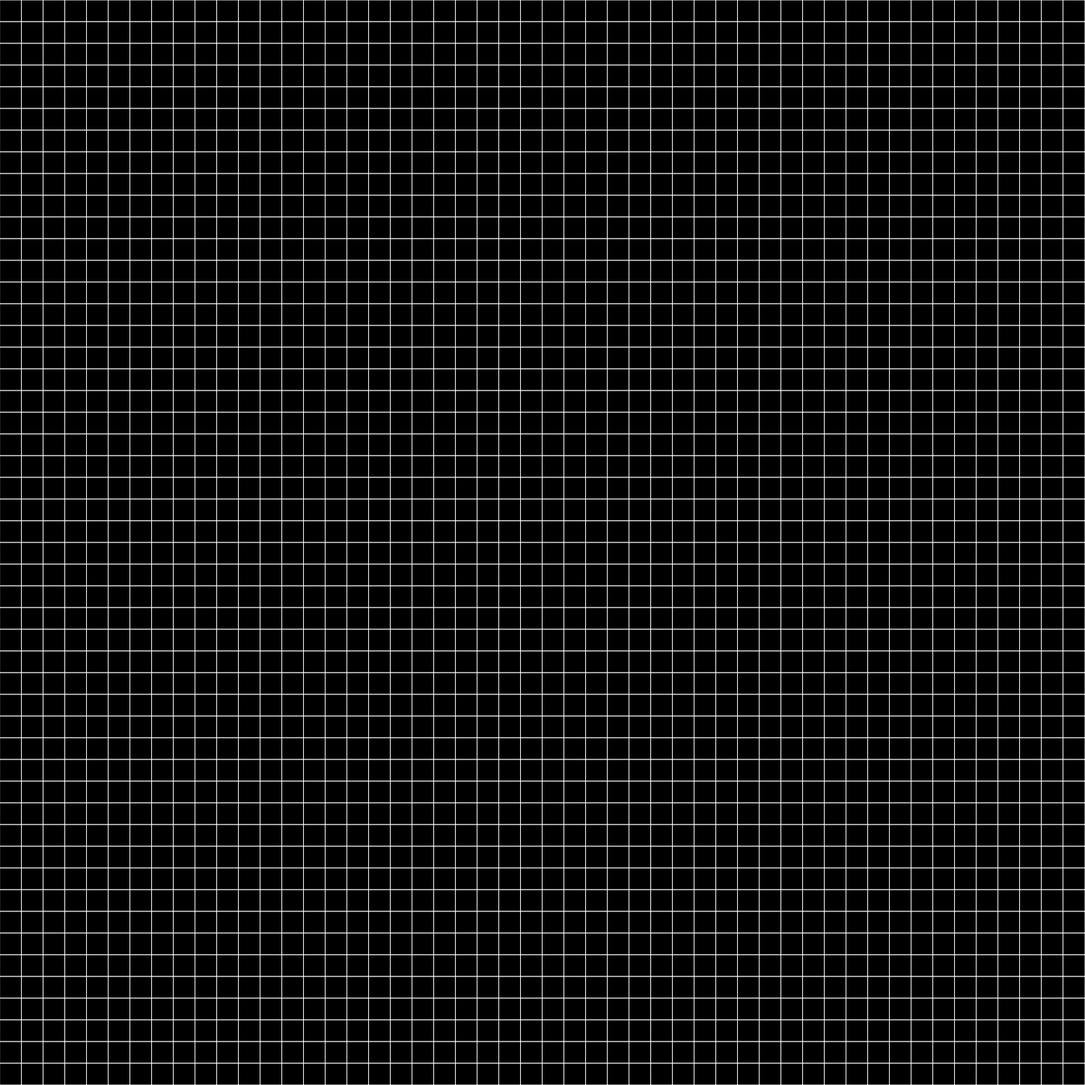
Frame 1 (no input)
Frame 2 (the mouse pressed at the canvas centre, redrawn once): identical to frame 1, image omitted

The p5.js sketch that drew this single still picture (run headless with seeded random() and noise() and a simulated clock; the mouse was pressed at the canvas centre and the sketch redrawn once):

// p5.js sketch
// ── sketch.js
let size = 50;
let resolution;
let fr = 10;

let grid;

function setup() {
    let canv = createCanvas(1500, 1500);
    frameRate(fr);

    resolution = width / size;
    grid = makeTable(false);
    neightbors = makeTable(0);

    noLoop();

    drawGrid();

    canv.mouseClicked( () => {
        let posX = Math.floor(mouseX / resolution);
        let posY = Math.floor(mouseY / resolution);

        grid[posY][posX] = !grid[posY][posX];
        setTimeout(drawGrid, 5);
    });
}

function draw() {
    grid = computeNextGrid(grid);
    drawGrid();
}

function play(){
    loop();
    draw();
}

function pause(){
    noLoop();
}

function reset() {
    noLoop();
    grid = makeTable(false);
    drawGrid();
}

function faster(){
    fr++;
    frameRate(fr);
}

function slower() {
    fr--;
    frameRate(fr);
}

function countNeighbors(x, y, grid) {
    let count = 0;
    for (let i = -1 ; i <= 1 ; i++) {
        for (let j = -1 ; j <= 1 ; j++) {
            let newX = x + i;
            let newY = y + j;
            if (newX < 0 || newX >= size || newY < 0 || newY >= size || ( i == 0 && j == 0 )) {
                continue;
            }
            if (grid[newX][newY]) {
                count++;
            }
        }
    }
    return count;
}

function computeNextGrid(grid) {
    let newGrid = makeTable();
    for (let i = 0; i < size; i++) {
        for (let j = 0; j < size; j++) {
            let nb = countNeighbors(i, j, grid);
            if (grid[i][j]) {
                if (nb < 2 || nb > 3) {
                    newGrid[i][j] = false;
                } else {
                    newGrid[i][j] = true;
                }
            } else {
                if (nb == 3) {
                    newGrid[i][j] = true;
                } else {
                    newGrid[i][j] = false;
                }
            }
        }
    }
    return newGrid;
}

function drawGrid() {
    push();
    background(0);
    strokeWeight(1);
    for (let i = 0; i < size; i++) {
        for (let j = 0; j < size; j++) {
            stroke(255);
            if ( grid[i][j] ) {
                fill(255);
            } else {
                fill(0);
            }
            rect(0, 0, resolution, resolution);
            translate(resolution, 0);
        }
        translate(-width, resolution);
    }
    pop();
}

function makeTable(value) {
  let tab = new Array(size);
  for (let i = 0; i < size; i++) {
    tab[i] = new Array(size);
    for (let j = 0; j < size; j++) {
        tab[i][j] = value;
    }
  }
  return tab;
}
